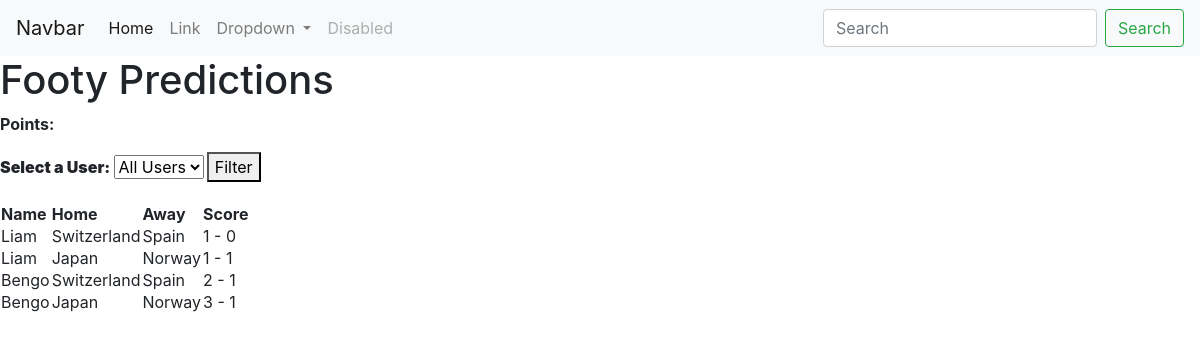
Screenshot of /score_table with the database file from the repository.
### app.py (models this page shows, shortened)
class User(db.Model):
    id = db.Column(db.Integer, primary_key=True)
    name = db.Column(db.String(50), nullable=False)

class Fixture(db.Model):
    id = db.Column(db.Integer, primary_key=True)
    home_team = db.Column(db.String(50), nullable=False)
    away_team = db.Column(db.String(50), nullable=False)

class Prediction(db.Model):
    id = db.Column(db.Integer, primary_key=True)
    user_id = db.Column(db.Integer, db.ForeignKey('user.id'), nullable=False)
    fixture_id = db.Column(db.Integer, db.ForeignKey('fixture.id'), nullable=False)
    home_score = db.Column(db.Integer, nullable=False)
    away_score = db.Column(db.Integer, nullable=False)
    user = db.relationship('User', backref='predictions')
    fixture = db.relationship('Fixture', backref='predictions')

### app.py (the view)
@app.route('/score_table', methods=['GET', 'POST'])
def results_table():
    if "user" in session:
        user = User.query.filter_by(name=session["user"]).first()
        user_id = user.id
        points = Scores.query.filter_by(user_id=user_id).first()
        print('user1')
    else:
        points = "The points have not yet been calculated."
        user = 'poo'
        print('user1')
    users = User.query.all()
    selected_user_id = None
    if request.method == 'POST':
        selected_user_id = request.form.get('user_id')
    if selected_user_id:
        all_predictions = db.session.query(User, Fixture, Prediction).\
            join(Prediction, User.id == Prediction.user_id).\
            join(Fixture, Prediction.fixture_id == Fixture.id).\
            filter(Prediction.user_id == int(selected_user_id)).all()
    else:
        all_predictions = db.session.query(User, Fixture, Prediction).\
            join(Prediction, User.id == Prediction.user_id).\
            join(Fixture, Prediction.fixture_id == Fixture.id).all()
    return render_template("score_table_trial.html", all_predictions=all_predictions, users=users, selected_user_id=selected_user_id, user = user, score = points)

### templates/score_table_trial.html (shortened to what this page needs)
{% extends "base.html" %}
{%block content %}
<!DOCTYPE html>
<html>
<head>
    </head>
    <body>
        {% if user %}
            <p><b>Points:<b> {{ score.player_score }}</p>
        {% else %}
            <p>{{ score }}</p>
        {% endif %}
    </body>
</head>
<body>
    <form method="post" action="/score_table">
        <label for="user_id">Select a User:</label>
        <select name="user_id" id="user_id">
            <option value="">All Users</option>
        </select>
        <button type="submit">Filter</button>
    </form>
    <table>
        <thead>
            <tr>
                <th>Name</th>
                <th>Home</th>
                <th>Away</th>
                <th>Score</th>
            </tr>
        </thead>
        <tbody>
            {% for user, fixture, prediction in all_predictions %}
            <tr>
                <td>{{ user.name }}</td>
                <td>{{ fixture.home_team }}</td>
                <td>{{ fixture.away_team }}</td>
                <td>{{ prediction.home_score }} - {{ prediction.away_score }}</td>
            </tr>
            {% endfor %}
        </tbody>
    </table>
</body>
</html>
{% endblock %}

### templates/base.html (shortened to what this page needs)
<html>
<head>
    <link rel="stylesheet" href="https://cdn.jsdelivr.net/npm/bootstrap@4.3.1/dist/css/bootstrap.min.css">
    </head>
    <body>
        <nav class="navbar navbar-expand-lg navbar-light bg-light">
          <a class="navbar-brand" href="#">Navbar</a>
          <div class="collapse navbar-collapse" id="navbarSupportedContent">
            <ul class="navbar-nav mr-auto">
              <li class="nav-item active">
                <a class="nav-link" href="#">Home <span class="sr-only">(current)</span></a>
              </li>
              <li class="nav-item">
                <a class="nav-link" href="#">Link</a>
              </li>
              <li class="nav-item dropdown">
                <a class="nav-link dropdown-toggle" href="#" id="navbarDropdown" role="button" data-toggle="dropdown" aria-haspopup="true" aria-expanded="false">
                  Dropdown
                </a>
              </li>
              <li class="nav-item">
                <a class="nav-link disabled" href="#" tabindex="-1" aria-disabled="true">Disabled</a>
              </li>
            </ul>
            <form class="form-inline my-2 my-lg-0">
              <input class="form-control mr-sm-2" type="search" placeholder="Search" aria-label="Search">
              <button class="btn btn-outline-success my-2 my-sm-0" type="submit">Search</button>
            </form>
          </div>
        </nav>
        <h1>Footy Predictions</h1>
        {% block content %}
        {% endblock %}
    </body>
</html>

### rows the page displays
User: name "Liam", home_team "Switzerland", away_team "Spain", home_score "1", away_score "0", home_team "Japan", away_team "Norway", away_score "1"
User: name "Bengo", home_team "Switzerland", away_team "Spain", home_score "2", away_score "1", home_team "Japan", away_team "Norway", home_score "3"
